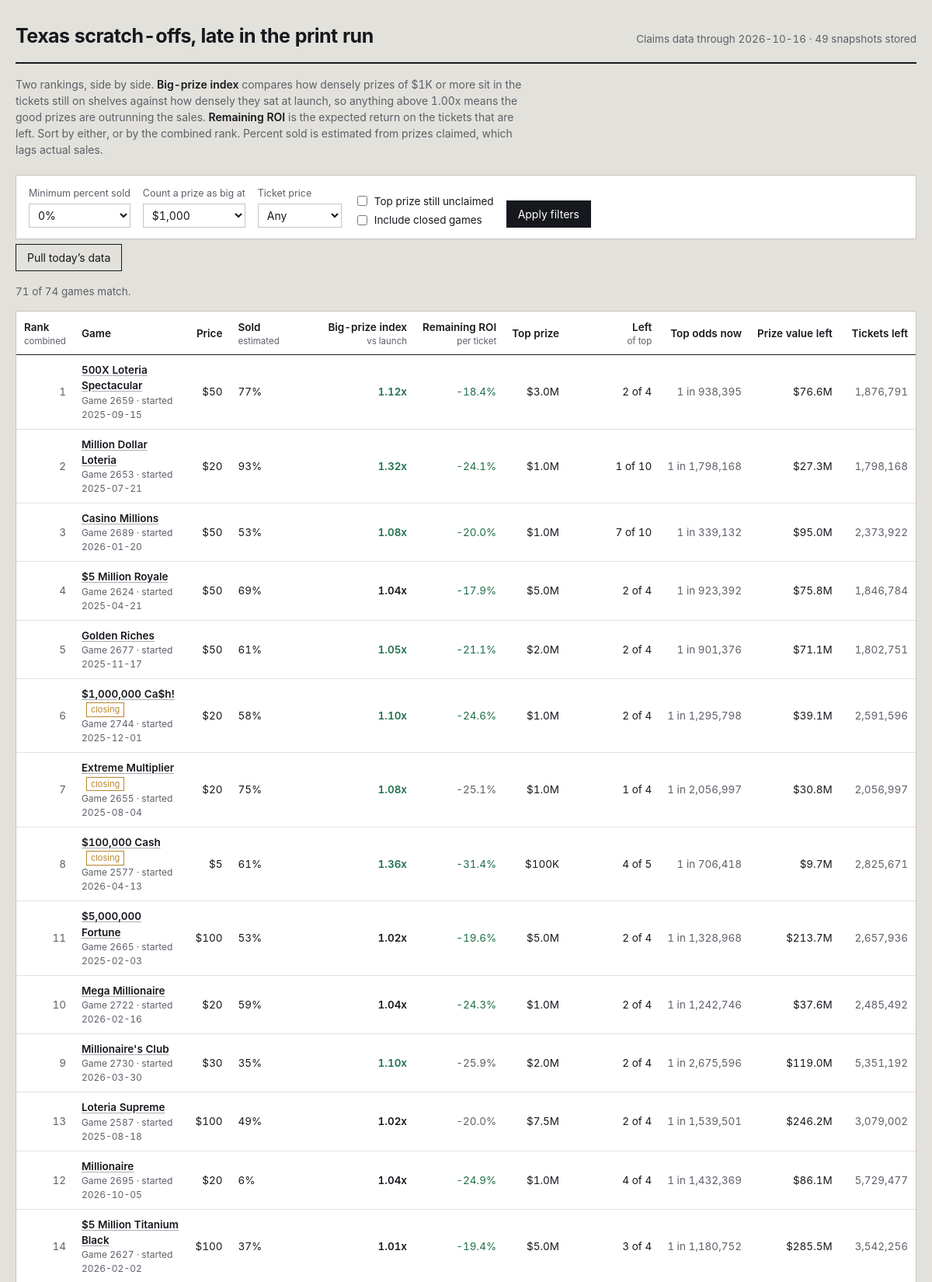
The page / (upper part) on the database its author committed.
### tables this page shows
CREATE TABLE games (
    game_number   INTEGER PRIMARY KEY,
    game_name     TEXT,
    ticket_price  REAL,
    start_date    TEXT,
    close_date    TEXT,
    total_tickets INTEGER,
    overall_odds  REAL,
    details_url   TEXT,
    closing_soon  INTEGER DEFAULT 0,
    active        INTEGER DEFAULT 1,
    first_seen    TEXT,
    last_seen     TEXT
);

### app.py (the view)
@app.route("/")
def index():
    conn = db.connect()
    db.init(conn)
    latest = db.latest_snapshot_date(conn)
    if not latest:
        conn.close()
        return render_template("empty.html", running=_refresh_state["running"])
    big_threshold = float(request.args.get("big", 1000))
    min_sold = float(request.args.get("min_sold", 0)) / 100.0
    price_filter = request.args.get("price", "")
    include_closed = request.args.get("closed") == "1"
    sort_key = request.args.get("sort", "combined")
    only_top = request.args.get("top_left") == "1"
    rows = _snapshot_rows(conn, latest, big_threshold)
    games = db.load_games(conn)
    shown = []
    for r in rows:
        g = games.get(r["game_number"], {})
        if not include_closed and not g.get("active", 1):
            continue
        if r["pct_sold"] < min_sold:
            continue
        if price_filter and float(price_filter) != r["price"]:
            continue
        if only_top and not r["top_left"]:
            continue
        shown.append(r)
    col, desc = SORTS.get(sort_key, SORTS["combined"])
    shown.sort(key=lambda r: (r.get(col) is None, r.get(col) if r.get(col) is not None else 0),
               reverse=desc)
    if not desc:
        shown = [r for r in shown if r.get(col) is not None] + \
                [r for r in shown if r.get(col) is None]
    prices = sorted({r["price"] for r in rows if r["price"]})
    history_dates = db.snapshot_dates(conn)
    conn.close()
    return render_template(
        "index.html",
        rows=shown,
        total=len(rows),
        snapshot_date=latest,
        snapshot_count=len(history_dates),
        big_threshold=int(big_threshold),
        min_sold=int(min_sold * 100),
        price_filter=price_filter,
        include_closed=include_closed,
        only_top=only_top,
        sort_key=sort_key,
        prices=prices,
        running=_refresh_state["running"],
    )

### app.py (called while the page is built)
def _snapshot_rows(conn, snapshot_date, big_threshold):
    games = db.load_games(conn)
    snap = db.load_snapshot(conn, snapshot_date)
    return metrics.rank_all(games, snap, big_threshold)

@app.template_filter("pct")
def fmt_pct(v, digits=1):
    return "—" if v is None else f"{v * 100:.{digits}f}%"

@app.template_filter("money")
def fmt_money(v):
    if v is None:
        return "—"
    if v >= 1_000_000:
        return f"${v / 1_000_000:.1f}M"
    if v >= 1_000:
        return f"${v / 1_000:,.0f}K"
    return f"${v:,.0f}"

@app.template_filter("num")
def fmt_num(v):
    return "—" if v is None else f"{v:,.0f}"

@app.template_filter("factor")
def fmt_factor(v):
    return "—" if v is None else f"{v:.2f}x"

@app.template_filter("odds")
def fmt_odds(v):
    return "—" if v is None else f"1 in {v:,.0f}"

### db.py (called while the page is built)
def connect(path=None):
    conn = sqlite3.connect(path or DB_PATH)
    conn.row_factory = sqlite3.Row
    conn.execute("PRAGMA foreign_keys = ON")
    return conn

def init(conn):
    conn.executescript(SCHEMA)
    conn.commit()

def latest_snapshot_date(conn):
    row = conn.execute("SELECT MAX(snapshot_date) AS d FROM prize_snapshots").fetchone()
    return row["d"] if row else None

def snapshot_dates(conn, game_number=None):
    if game_number is None:
        q = "SELECT DISTINCT snapshot_date FROM prize_snapshots ORDER BY snapshot_date"
        return [r[0] for r in conn.execute(q)]
    q = "SELECT DISTINCT snapshot_date FROM prize_snapshots WHERE game_number = ? ORDER BY snapshot_date"
    return [r[0] for r in conn.execute(q, (game_number,))]

def load_snapshot(conn, snapshot_date):
    out = {}
    q = """SELECT game_number, prize_level, total_prizes, prizes_claimed
           FROM prize_snapshots WHERE snapshot_date = ?"""
    for r in conn.execute(q, (snapshot_date,)):
        g = out.setdefault(r["game_number"], {"total": None, "levels": {}})
        if r["prize_level"] < 0:
            g["total"] = (r["total_prizes"], r["prizes_claimed"])
        else:
            g["levels"][r["prize_level"]] = (r["total_prizes"], r["prizes_claimed"])
    return out

def load_games(conn):
    return {r["game_number"]: dict(r) for r in conn.execute("SELECT * FROM games")}

### metrics.py (called while the page is built)
def _safe_div(a, b):
    return a / b if b else None

### templates/index.html (shortened to what this page needs)
{% extends "base.html" %}
{% macro sortlink(key, label, hint='') %}
  {% set q = request.args.to_dict() %}
  {% set _ = q.update({'sort': key}) %}
  <a href="{{ url_for('index', **q) }}">{{ label }}</a>
  {% if hint %}<span class="hint">{{ hint }}</span>{% endif %}
{% endmacro %}
{% block body %}
<header class="masthead">
  <h1>Texas scratch-offs, late in the print run</h1>
  <div class="meta">
    Claims data through {{ snapshot_date }} · {{ snapshot_count }} snapshot{{ '' if snapshot_count == 1 else 's' }} stored
  </div>
</header>
<p class="primer">
  Two rankings, side by side. <strong>Big-prize index</strong> compares how densely prizes of
  {{ big_threshold | money }} or more sit in the tickets still on shelves against how densely they
  sat at launch, so anything above 1.00x means the good prizes are outrunning the sales.
  <strong>Remaining ROI</strong> is the expected return on the tickets that are left. Sort by either,
  or by the combined rank. Percent sold is estimated from prizes claimed, which lags actual sales.
</p>
<form class="controls" method="get" action="{{ url_for('index') }}">
  <div class="field">
    <label for="min_sold">Minimum percent sold</label>
    <select id="min_sold" name="min_sold">
      {% for v in [0, 25, 50, 60, 70, 80, 90] %}
        <option value="{{ v }}" {{ 'selected' if min_sold == v }}>{{ v }}%</option>
      {% endfor %}
    </select>
  </div>
  <div class="field">
    <label for="big">Count a prize as big at</label>
    <select id="big" name="big">
      {% for v in [100, 500, 1000, 5000, 10000, 50000, 100000] %}
        <option value="{{ v }}" {{ 'selected' if big_threshold == v }}>${{ '{:,}'.format(v) }}</option>
      {% endfor %}
    </select>
  </div>
  <div class="field">
    <label for="price">Ticket price</label>
    <select id="price" name="price">
      <option value="">Any</option>
    </select>
  </div>
  <div class="checks">
    <label><input type="checkbox" name="top_left" value="1" {{ 'checked' if only_top }}> Top prize still unclaimed</label>
    <label><input type="checkbox" name="closed" value="1" {{ 'checked' if include_closed }}> Include closed games</label>
  </div>
  <button type="submit">Apply filters</button>
</form>
<form method="post" action="{{ url_for('do_refresh') }}" style="margin-bottom:16px">
  <button class="ghost" type="submit" {{ 'disabled' if running }}>
    {{ 'Pulling new data…' if running else 'Pull today’s data' }}
  </button>
</form>
<p class="count">{{ rows | length }} of {{ total }} games match.</p>
<div class="scroll">
<table>
  <thead>
    <tr>
      <th class="left">{{ sortlink('combined', 'Rank', 'combined') }}</th>
      <th class="left">Game</th>
      <th>{{ sortlink('price', 'Price') }}</th>
      <th class="left">{{ sortlink('sold', 'Sold', 'estimated') }}</th>
      <th>{{ sortlink('big', 'Big-prize index', 'vs launch') }}</th>
      <th>{{ sortlink('ev', 'Remaining ROI', 'per ticket') }}</th>
      <th>{{ sortlink('top_prize', 'Top prize') }}</th>
      <th>{{ sortlink('top_left', 'Left', 'of top') }}</th>
      <th>Top odds now</th>
      <th>{{ sortlink('value_left', 'Prize value left') }}</th>
      <th>Tickets left</th>
    </tr>
  </thead>
  <tbody>
  {% for r in rows %}
    <tr>
      <td class="rank">{{ r.rank_overall or '—' }}</td>
      <td class="left">
        <a class="name" href="{{ url_for('game_detail', game_number=r.game_number, big=big_threshold) }}">{{ r.game_name }}</a>
        {% if r.closing_soon %}<span class="tag">closing</span>{% endif %}
        <span class="sub">Game {{ r.game_number }}{% if r.start_date %} · started {{ r.start_date }}{% endif %}</span>
      </td>
      <td>${{ r.price | int }}</td>
      <td class="left sold {{ 'deep' if r.pct_sold >= 0.75 }}">
        {{ r.pct_sold | pct(0) }}
      </td>
      <td class="strong {{ 'pos' if r.big_index and r.big_index > 1.05 else ('neg' if r.big_index and r.big_index < 0.95 else '') }}">
        {{ r.big_index | factor }}
      </td>
      <td class="{{ 'pos' if r.roi_now and r.roi_now > (r.roi_start or -1) else 'dim' }}">
        {{ r.roi_now | pct }}
      </td>
      <td>{{ r.top_prize | money }}</td>
      <td>{{ r.top_left }} of {{ r.top_printed }}</td>
      <td class="dim">{{ r.top_odds_now | odds }}</td>
      <td>{{ r.value_left | money }}</td>
      <td class="dim">{{ r.tickets_left | num }}</td>
    </tr>
  {% else %}
    <tr><td colspan="11" class="left dim" style="padding:22px">No games match these filters. Loosen the minimum percent sold or clear the price filter.</td></tr>
  {% endfor %}
  </tbody>
</table>
</div>
{% endblock %}

### templates/base.html (shortened to what this page needs)
<!doctype html>
<html lang="en">
<head>
<link rel="stylesheet" href="{{ url_for('static', filename='style.css') }}">
</head>
<body>
<div class="wrap">
{% block body %}{% endblock %}
</div>
</body>
</html>

### static/style.css (style rules this page uses)
:root { --paper: #e3e1dc; --card: #ffffff; --ink: #16181d; --ink-soft: #5c6068; --rule: #c8c5be; --rule-soft: #e2e0da; --latex: #a9adb2; --good: #1f6f4a; --bad: #9b2c2c; --foil: #b8862b; --focus: #2d5bb9; }
* { box-sizing: border-box; }
html { -webkit-text-size-adjust: 100%; }
body { margin: 0; background: var(--paper); color: var(--ink); font-family: "Inter", "Segoe UI", -apple-system, BlinkMacSystemFont, Roboto, Helvetica, Arial, sans-serif; font-size: 15px; line-height: 1.5; font-variant-numeric: tabular-nums; }
a { color: var(--ink); text-decoration-color: var(--latex); text-underline-offset: 2px; }
.wrap { max-width: 1400px; margin: 0 auto; padding: 28px 20px 64px; }
.masthead { display: flex; flex-wrap: wrap; align-items: baseline; gap: 8px 20px; padding-bottom: 14px; border-bottom: 2px solid var(--ink); }
.masthead h1 { margin: 0; font-size: 25px; font-weight: 650; letter-spacing: -0.02em; }
.masthead .meta { color: var(--ink-soft); font-size: 13.5px; margin-left: auto; }
.primer { margin: 16px 0 22px; max-width: 74ch; color: var(--ink-soft); font-size: 14px; }
.primer strong { color: var(--ink); font-weight: 600; }
.controls { display: flex; flex-wrap: wrap; align-items: flex-end; gap: 16px; padding: 14px 16px; background: var(--card); border: 1px solid var(--rule); margin-bottom: 6px; }
.field { display: flex; flex-direction: column; gap: 4px; }
.field label { font-size: 12.5px; color: var(--ink-soft); }
.field select, .field input[type="number"] { font: inherit; font-size: 14px; padding: 5px 7px; border: 1px solid var(--rule); background: #fff; color: var(--ink); min-width: 108px; }
.checks { display: flex; flex-direction: column; gap: 4px; font-size: 13.5px; }
.checks label { display: flex; align-items: center; gap: 6px; }
button, .btn { font: inherit; font-size: 14px; padding: 6px 14px; border: 1px solid var(--ink); background: var(--ink); color: #fff; cursor: pointer; }
button.ghost { background: transparent; color: var(--ink); }
.count { font-size: 13.5px; color: var(--ink-soft); margin: 0 0 14px; }
.scroll { overflow-x: auto; background: var(--card); border: 1px solid var(--rule); }
table { border-collapse: collapse; width: 100%; font-size: 13.5px; }
thead th { position: sticky; top: 0; background: var(--card); text-align: right; font-weight: 600; padding: 10px 10px 8px; border-bottom: 1.5px solid var(--ink); white-space: nowrap; z-index: 2; }
thead th:first-child, thead th.left { text-align: left; }
thead th a { text-decoration: none; }
thead th .hint { display: block; font-weight: 400; font-size: 11.5px; color: var(--ink-soft); }
tbody td { padding: 9px 10px; border-bottom: 1px solid var(--rule-soft); text-align: right; white-space: nowrap; }
tbody td.left { text-align: left; white-space: normal; }
.rank { color: var(--ink-soft); width: 42px; }
.name { font-weight: 560; }
.sub { display: block; font-size: 12px; color: var(--ink-soft); font-weight: 400; }
.tag { display: inline-block; font-size: 11px; padding: 0 5px; border: 1px solid var(--foil); color: var(--foil); margin-left: 6px; vertical-align: 1px; }
.sold { min-width: 116px; }
.pos { color: var(--good); }
.dim { color: var(--ink-soft); }
.strong { font-weight: 620; }

### rows shown on the page
games: active "1", game_name "500X Loteria Spectacular", game_number "2659", start_date "2025-09-15", price "50", pct_sold|pct "77%", big_index|factor "1.12x", roi_now|pct "-18.4%", top_prize "$3.0M", top_left "2", top_printed "4", top_odds_now|odds "1 in 938,395", value_left "$76.6M", tickets_left|num "1,876,791"
games: rank_overall "2", game_name "Million Dollar Loteria", game_number "2653", start_date "2025-07-21", price "20", pct_sold|pct "93%", big_index|factor "1.32x", roi_now|pct "-24.1%", top_prize "$1.0M", top_left "1", top_printed "10", top_odds_now|odds "1 in 1,798,168", value_left "$27.3M", tickets_left|num "1,798,168"
games: rank_overall "3", game_name "Casino Millions", game_number "2689", start_date "2026-01-20", price "50", pct_sold|pct "53%", big_index|factor "1.08x", roi_now|pct "-20.0%", top_prize "$1.0M", top_left "7", top_printed "10", top_odds_now|odds "1 in 339,132", value_left "$95.0M", tickets_left|num "2,373,922"
games: rank_overall "4", game_name "$5 Million Royale", game_number "2624", start_date "2025-04-21", price "50", pct_sold|pct "69%", big_index|factor "1.04x", roi_now|pct "-17.9%", top_prize "$5.0M", top_left "2", top_printed "4", top_odds_now|odds "1 in 923,392", value_left "$75.8M", tickets_left|num "1,846,784"
games: rank_overall "5", game_name "Golden Riches", game_number "2677", start_date "2025-11-17", price "50", pct_sold|pct "61%", big_index|factor "1.05x", roi_now|pct "-21.1%", top_prize "$2.0M", top_left "2", top_printed "4", top_odds_now|odds "1 in 901,376", value_left "$71.1M", tickets_left|num "1,802,751"
games: rank_overall "6", game_name "$1,000,000 Ca$h!", closing_soon "closing", game_number "2744", start_date "2025-12-01", price "20", pct_sold|pct "58%", big_index|factor "1.10x", roi_now|pct "-24.6%", top_prize "$1.0M", top_left "2", top_printed "4", top_odds_now|odds "1 in 1,295,798", value_left "$39.1M", tickets_left|num "2,591,596"
games: rank_overall "7", game_name "Extreme Multiplier", closing_soon "closing", game_number "2655", start_date "2025-08-04", price "20", pct_sold|pct "75%", big_index|factor "1.08x", roi_now|pct "-25.1%", top_prize "$1.0M", top_left "1", top_printed "4", top_odds_now|odds "1 in 2,056,997", value_left "$30.8M", tickets_left|num "2,056,997"
games: rank_overall "8", game_name "$100,000 Cash", closing_soon "closing", game_number "2577", start_date "2026-04-13", price "5", pct_sold|pct "61%", big_index|factor "1.36x", roi_now|pct "-31.4%", top_prize "$100K", top_left "4", top_printed "5", top_odds_now|odds "1 in 706,418", value_left "$9.7M", tickets_left|num "2,825,671"
games: rank_overall "11", game_name "$5,000,000 Fortune", game_number "2665", start_date "2025-02-03", price "100", pct_sold|pct "53%", big_index|factor "1.02x", roi_now|pct "-19.6%", top_prize "$5.0M", top_left "2", top_printed "4", top_odds_now|odds "1 in 1,328,968", value_left "$213.7M", tickets_left|num "2,657,936"
games: rank_overall "10", game_name "Mega Millionaire", game_number "2722", start_date "2026-02-16", price "20", pct_sold|pct "59%", big_index|factor "1.04x", roi_now|pct "-24.3%", top_prize "$1.0M", top_left "2", top_printed "4", top_odds_now|odds "1 in 1,242,746", value_left "$37.6M", tickets_left|num "2,485,492"
games: rank_overall "9", game_name "Millionaire's Club", game_number "2730", start_date "2026-03-30", price "30", pct_sold|pct "35%", big_index|factor "1.10x", roi_now|pct "-25.9%", top_prize "$2.0M", top_left "2", top_printed "4", top_odds_now|odds "1 in 2,675,596", value_left "$119.0M", tickets_left|num "5,351,192"
games: rank_overall "13", game_name "Loteria Supreme", game_number "2587", start_date "2025-08-18", price "100", pct_sold|pct "49%", big_index|factor "1.02x", roi_now|pct "-20.0%", top_prize "$7.5M", top_left "2", top_printed "4", top_odds_now|odds "1 in 1,539,501", value_left "$246.2M", tickets_left|num "3,079,002"
games: rank_overall "12", game_name "Millionaire", game_number "2695", start_date "2026-10-05", price "20", pct_sold|pct "6%", big_index|factor "1.04x", roi_now|pct "-24.9%", top_prize "$1.0M", top_left "4", top_printed "4", top_odds_now|odds "1 in 1,432,369", value_left "$86.1M", tickets_left|num "5,729,477"
games: rank_overall "14", game_name "$5 Million Titanium Black", game_number "2627", start_date "2026-02-02", price "100", pct_sold|pct "37%", big_index|factor "1.01x", roi_now|pct "-19.4%", top_prize "$5.0M", top_left "3", top_printed "4", top_odds_now|odds "1 in 1,180,752", value_left "$285.5M", tickets_left|num "3,542,256"

### other values the page prints
{{ snapshot_date }} "2026-10-16"
{{ snapshot_count }} "49"
{{ '' if snapshot_count == 1 else 's' }} "s"
{{ big_threshold | money }} "$1K"
{{ 'Pulling new data…' if running else 'Pull today’s data' }} "Pull today’s data"
{{ rows | length }} "71"
{{ total }} "74"
{{ label }} "Rank Price Sold Big-prize index Remaining ROI Top prize Left Prize value left"
{{ hint }} "combined estimated vs launch per ticket of top"
form field min_sold "0%"
